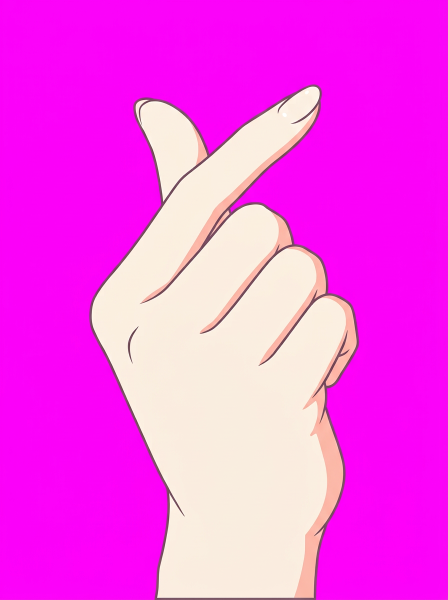
#> input picture characters/xiaoxun/design/hands/hand_heart_raw.png, 896 x 1200 px, given in place of hair_hood_long@2x.png, which was not available (shown at 1/2 size)
$ python make_artifact_only_mask_candidate_v1.py
#> lines starting #> are read from the running program, lines starting #| are printed output that depends on the picture
#!/usr/bin/env python3
"""WIP mask exploration only. Broad manual ROI constrains color classes; output is not yet an approved cleanup mask."""
from pathlib import Path
import json
import numpy as np
from PIL import Image, ImageDraw
BASE=Path(__file__).resolve().parent; ROOT=Path(__file__).resolve().parents[4]
SRC=ROOT/'characters/xiaoxun/forms/teen/sprites/hair_hood_long@2x.png'
POLY=BASE/'manual_artifact_polygons_v2.json'
MASKS=BASE/'68_artifact_color_mask_candidate_v1.png'; BOARD=BASE/'69_artifact_color_mask_candidate_v1_review.png'; CLEAN=BASE/'70_artifact_color_mask_clear_only_test.png'; REPORT=BASE/'71_artifact_color_mask_candidate_v1_metrics.json'
BOXES={'left':(51,849,396,1368),'right':(736,849,1081,1368)}; S=3

def dilate(m,n=1):
 for _ in range(n):
  m=m.copy();m[1:] |= m[:-1];m[:-1] |= m[1:];m[:,1:] |= m[:,:-1];m[:,:-1] |= m[:,1:]
 return m

def roi_mask(size,polys):
 m=Image.new('L',size,0);d=ImageDraw.Draw(m)
 for p in polys:d.polygon(p,fill=255)
 return np.asarray(m)>0

source=Image.open(SRC).convert('RGBA'); a=np.array(source); rgb=a[:,:,:3].astype(np.int16);R,G,B=rgb.transpose(2,0,1);A=a[:,:,3]
#> after `R, G, B = rgb.transpose(2, 0, 1)`:
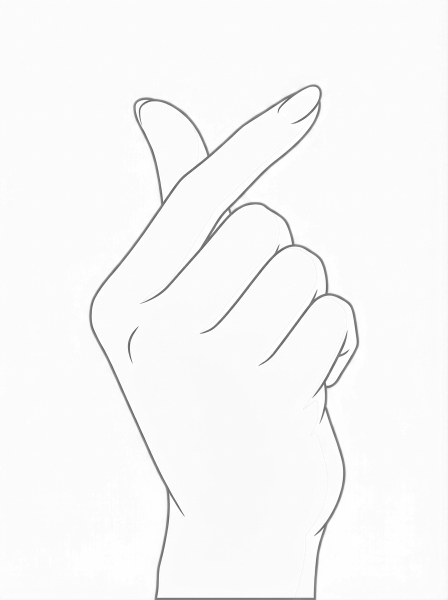
#> R: shape (1200, 896) int16 (shown at 1/2 size); min 82, max 255, mean 248.4
#> after `R, G, B = rgb.transpose(2, 0, 1)`:
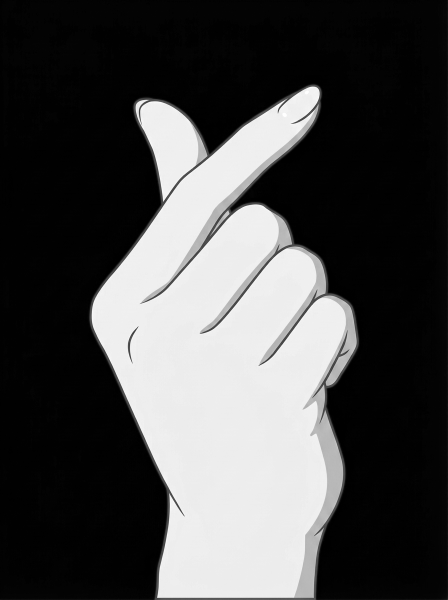
#> G: shape (1200, 896) int16 (shown at 1/2 size); min 0, max 255, mean 75.2
#> after `R, G, B = rgb.transpose(2, 0, 1)`:
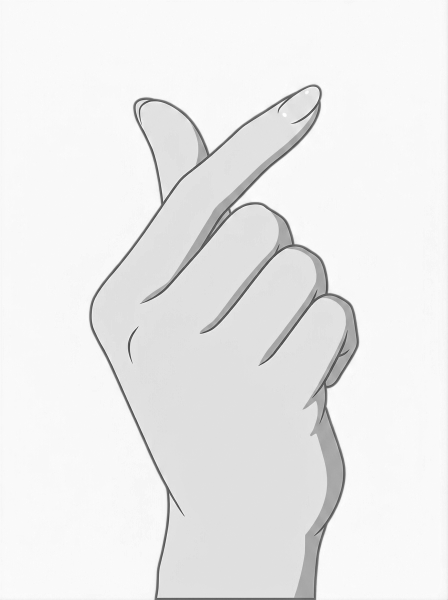
#> B: shape (1200, 896) int16 (shown at 1/2 size); min 50, max 255, mean 236.1
#> after `A = a[:, :, 3]`: A: shape (1200, 896); every value is 255
polydata=json.loads(POLY.read_text(encoding='utf-8'))['polygons'];combined=np.zeros(A.shape,bool);side_data={};overlay=source.copy();clean=source.copy()
#> (reads docs/qa/t67_71_source_trace_2026-11-05/wip_masked_inpaint_attempt_v2/manual_artifact_polygons_v2.json from the repository)
for side,box in BOXES.items():
 x0,y0,x1,y1=box;crop=a[y0:y1,x0:x1];cr=crop[:,:,:3].astype(np.int16);r,g,b=cr.transpose(2,0,1);alpha=crop[:,:,3]
 cuff=roi_mask((345,519),[polydata[side][0]]);hand=roi_mask((345,519),[polydata[side][1]])
 opaque=alpha>12
 # Warm transparent/residual skin seed: hair palette is cold lilac/blue, foreign palm is weakly warm.
#> (the run stopped early here; a loop or call above may not have finished)
